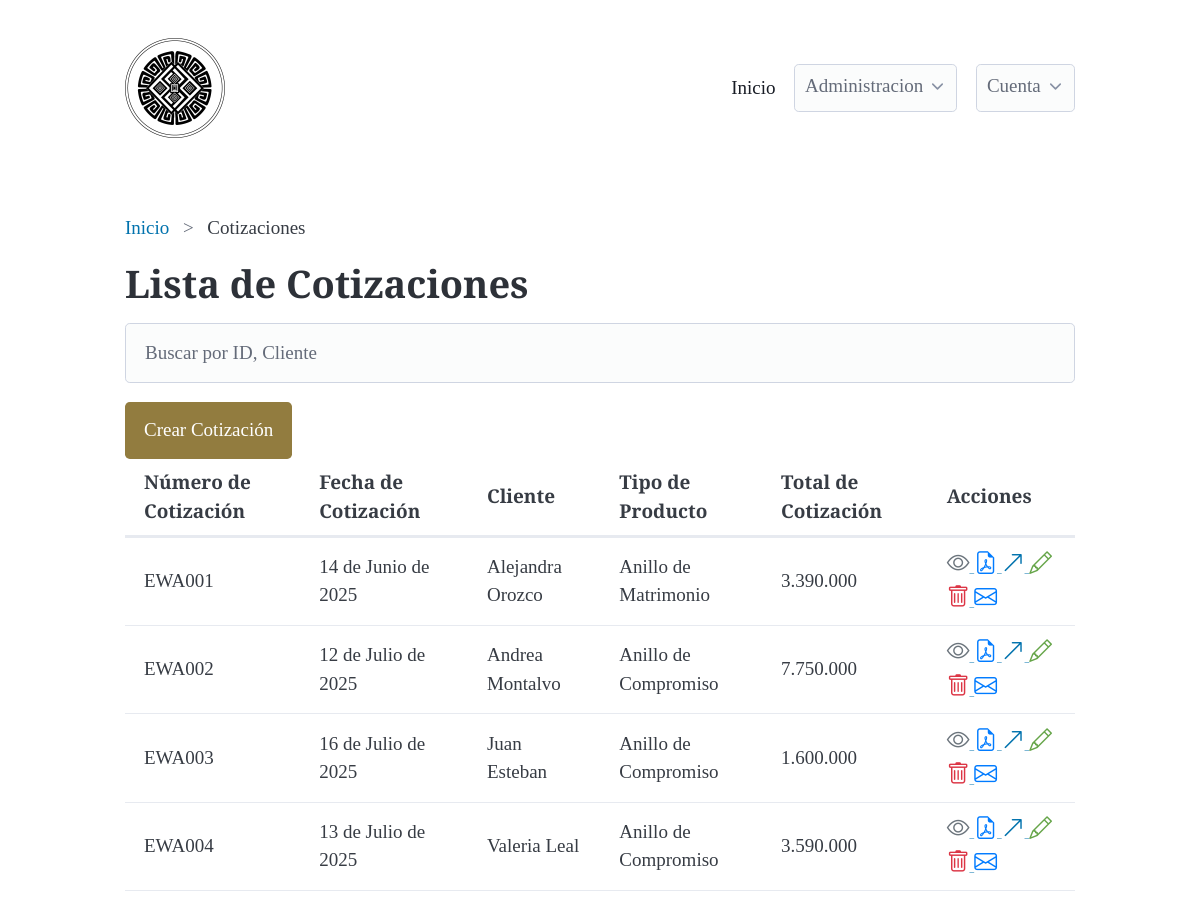
Page /quotes/ (signed in) on the committed database.
### quotes/models.py (models this page shows, shortened)
class Quote(models.Model):
    def generate_quote_number():
        last_quote = Quote.objects.all().aggregate(Max('id'))['id__max']
        next_number = 1 if last_quote is None else last_quote + 1
        return f'EWA{next_number:03d}'
    created_at = models.DateTimeField(auto_now_add=True, null=True, blank=True)
    quote_number = models.CharField(
        max_length=100,
        unique=True,
        default=generate_quote_number,
    )
    quote_quantity = models.IntegerField(null=True, blank=True)
    QUOTE_PRODUCT_TYPE_CHOICES = [
        ('Anillo de Compromiso', 'Anillo de Compromiso'),
        ('Anillo de Matrimonio', 'Anillo de Matrimonio'),
        ('A medida', 'A medida'),
        ('Otro', 'Otro'),
    ]
    quote_product_type = models.CharField(max_length=100, null=False, blank=False, choices=QUOTE_PRODUCT_TYPE_CHOICES)
    quote_date = models.DateField(null=False, blank=False, default=timezone.now)
    quote_value = models.DecimalField(max_digits=10, decimal_places=2, null=True, blank=True)
    quote_total = models.DecimalField(max_digits=10, decimal_places=2, null=True, blank=True)
    quote_description = models.TextField(null=True, blank=True)
    quote_additional_notes = models.TextField(null=True, blank=True)
    client = models.ForeignKey(Client, on_delete=models.DO_NOTHING, null=True, blank=True)
    quote_discount = models.DecimalField(max_digits=10, decimal_places=2, null=True, blank=True)
    quote_discount_description = models.CharField(max_length=100, null=True, blank=True)
    email_sent = models.BooleanField(null=True, blank=True, default=False)

### clients/models.py (models this page shows, shortened)
class Client(models.Model):
    created_at = models.DateTimeField(auto_now_add=True, null=True, blank=True)
    name = models.CharField(max_length=100, null=False, blank=False, validators=[MinLengthValidator(3)])
    email = models.EmailField(null=True, blank=True, validators=[EmailValidator])
    phone = models.CharField(max_length=15, null=True, blank=True, validators=[MinLengthValidator(10), RegexValidator(r'^\d{10}$')])
    address = models.TextField(max_length=255, null=True, blank=True)
    DOCUMENT_TYPE_CHOICES = [
        ('CC', 'Cédula de Ciudadanía'),
        ('TI', 'Tarjeta de Identidad'),
        ('CE', 'Cédula de Extranjería'),
        ('NIT', 'Número de Identificación Tributaria'),
        ('PAS', 'Pasaporte'),
    ]
    document_type = models.CharField(max_length=100, null=True, blank=True, choices=DOCUMENT_TYPE_CHOICES)
    document_number = models.CharField(max_length=100, null=True, blank=True, validators=[RegexValidator(r'^\d{10}$')])

### quotes/views.py (the view)
# urls.py: path('', QuoteView.as_view(), name='quotes_list'),
class QuoteView(LoginRequiredMixin, ListView):
    model = Quote
    template_name = 'quotes/quotes_list.html'
    context_object_name = 'quotes'

### quotes/templates/quotes/quotes_list.html (shortened to what this page needs)
{% extends 'base.html' %}
{% block breadcrumb %}
<nav aria-label="breadcrumb">
    <ul>
       <li><a href="{% url 'dashboard:dashboard' %}">Inicio</a></li>
       <li>Cotizaciones</li>
    </ul>
  </nav>
{% endblock %}
{% block content %}
<h1>Lista de Cotizaciones</h1>
{% include 'includes/search.html' %}
<button onclick="window.location.href='{% url 'quotes:quotes_create' %}'" class="btn btn-primary">Crear Cotización</button>
<div class="overflow-auto" >
<table class="table" id="myTable">
    <thead>
        <tr>
            <th>Número de Cotización</th>
            <th>Fecha de Cotización</th>
            <th>Cliente</th>
            <th>Tipo de Producto</th>
            <th>Total de Cotización</th>
            <th>Acciones</th>
        </tr>
    </thead>
    <tbody>
        {% for quote in quotes %}
        <tr>
            <td>{{ quote.quote_number }}</td>
            <td>{{ quote.quote_date }}</td>
            <td>{{ quote.client.name }}</td>
            <td>{{ quote.quote_product_type }}</td>
            <td>{{ quote.quote_total|floatformat:0 }}</td>
            <td>
                    <a class="observation-option" href="{% url 'quotes:quotes_detail' quote.id %}">
                        <i class="bi bi-eye"></i>
                    </a>
                    <a class="generate-option" href="{% url 'quotes:generate_pdf' quote.id %}" target="_blank">
                        <i class="bi bi-file-earmark-pdf"></i>
                    </a>
                    <a class="create-invoice-option" href="{% url 'quotes:create_invoice' quote.id %}">
                        <i class="bi bi-arrow-up-right"></i>
                    </a>
                    <a class="edit-option" href="{% url 'quotes:quotes_update' quote.id %}">
                        <i class="bi bi-pencil"></i>
                    </a>
                    <a class="delete-option" href="{% url 'quotes:quotes_delete' quote.id %}">
                        <i class="bi bi-trash"></i>
                    </a>
                    {% if quote.client.email %}
                    <a class="send-email-option" href="{% url 'quotes:confirm_email' quote.id %}">
                        <i class="bi bi-envelope"></i>
                        </a>
                    {% else %}
                    <a class="send-email-option" href="{% url 'clients:client_update' quote.client.id message="falta email" %}">
                        <i class="bi bi-envelope"></i>
                    </a>
                    {% endif %}
            </td>
        </tr>
        {% endfor %}
    </tbody>
</table>
</div>
{% endblock %}

### static/css/style.css (style rules this page uses)
:root { font-family: 'Cormorant', serif; }
h1 { font-size: 2rem; font-weight: 700; font-family: 'Cormorant', serif; }
button { background-color: #927c3f; color: white; border: none; }
.bi { font-size: 1.2em; }
.edit-option { color: #66a549; }
.generate-option { color: #007bff; }
.observation-option { color: #6c757d; }
.delete-option { color: #dc3545; }
.send-email-option { color: #007bff; }

### rows in the picture
Quote: quote_number "EWA001", quote_date "14 de Junio de 2025", client.name "Alejandra Orozco", quote_product_type "Anillo de Matrimonio", quote_total "3.390.000"
Quote: quote_number "EWA002", quote_date "12 de Julio de 2025", client.name "Andrea Montalvo", quote_product_type "Anillo de Compromiso", quote_total "7.750.000"
Quote: quote_number "EWA003", quote_date "16 de Julio de 2025", client.name "Juan Esteban", quote_product_type "Anillo de Compromiso", quote_total "1.600.000"
Quote: quote_number "EWA004", quote_date "13 de Julio de 2025", client.name "Valeria Leal", quote_product_type "Anillo de Compromiso", quote_total "3.590.000"
